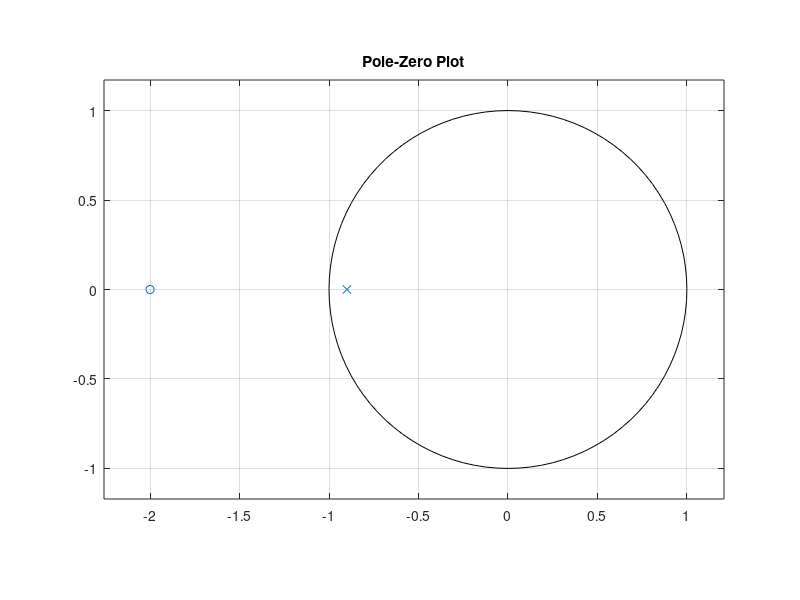

MATLAB code for this plot:
% H(z) = (1 + 2z^-1)/(1 + 0.9z^-1)
b = [1 2];
a = [1 0.9];

% Find zeros and poles
z = roots(b);
p = roots(a);

disp('Zeros:');
disp(z);

disp('Poles:');
disp(p);

% Pole-zero plot
zplane(b,a);
grid on;
title('Pole-Zero Plot');
